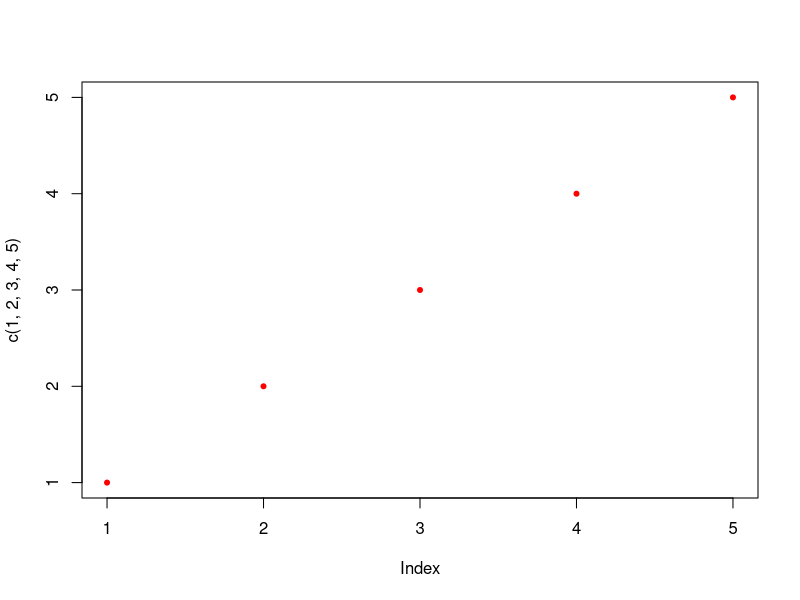

The R source for this figure:
## ---- chunk 1
2+2
## ---- chunk 2
plot(c(1,2,3,4,5), col="red", pch=20)
